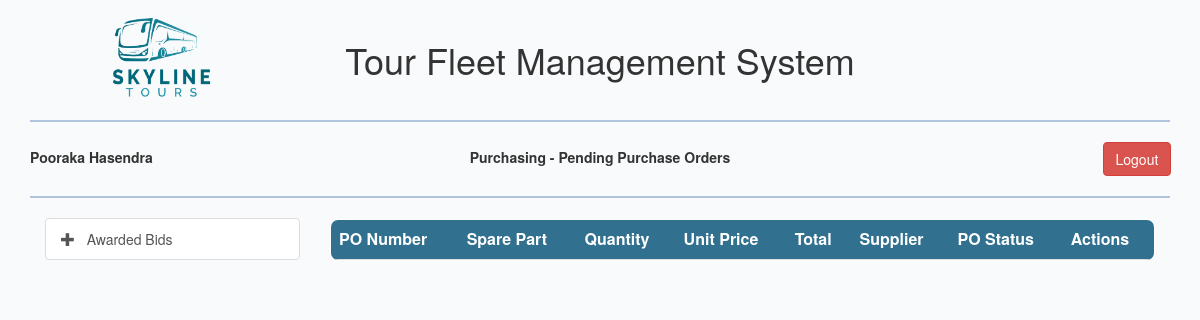
Before: /view/pending-purchase-orders.php (signed in) with the older database file.
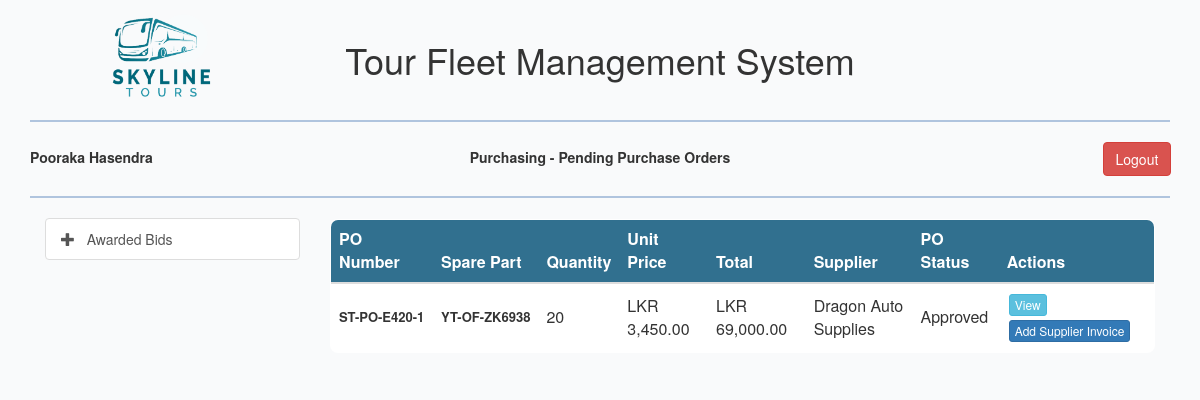
After: the same page with the newer database file.
### tables this page shows
CREATE TABLE `purchase_order` (
  `po_id` int(10) NOT NULL,
  `po_number` varchar(50) NOT NULL COMMENT 'A unique number for business reference ',
  `bid_id` int(10) NOT NULL COMMENT 'The winning bid that authorized this PO',
  `part_id` int(10) NOT NULL COMMENT 'The part being ordered',
  `quantity_ordered` int(10) NOT NULL,
  `quantity_received` int(10) NOT NULL DEFAULT 0 COMMENT 'Total quantity received so far for this PO',
  `po_unit_price` decimal(10,2) NOT NULL COMMENT 'The price per unit, captured from the winning bid',
  `total_amount` decimal(12,2) NOT NULL COMMENT 'quantity_ordered * unit_price',
  `order_date` date NOT NULL DEFAULT curdate() COMMENT 'Defaults to the current date of PO creation',
  `po_status` int(10) NOT NULL DEFAULT 1 COMMENT '-1:Rejected, 1: Generated, 2:Approved,3:Supplier Invoice Attached, 4: Partially Received, 5: Completed, 6: Paid',
  `created_by` int(10) NOT NULL,
  `created_at` datetime NOT NULL DEFAULT current_timestamp() COMMENT 'The exact date and time the PO was generated',
  `approved_by` int(10) DEFAULT NULL,
  `rejected_by` int(10) DEFAULT NULL,
  `supplier_invoice` varchar(255) DEFAULT NULL,
  `supplier_invoice_number` varchar(255) DEFAULT NULL
);

CREATE TABLE `spare_part` (
  `part_id` int(10) NOT NULL,
  `part_number` varchar(100) NOT NULL COMMENT 'Manufacturer or internal part number (Required)',
  `part_name` varchar(255) NOT NULL,
  `description` text DEFAULT NULL,
  `quantity_on_hand` int(10) NOT NULL DEFAULT 0,
  `reorder_level` int(10) NOT NULL,
  `part_status` int(10) NOT NULL DEFAULT 1
);

CREATE TABLE `supplier` (
  `supplier_id` int(10) NOT NULL,
  `supplier_name` varchar(255) NOT NULL,
  `supplier_contact` varchar(10) NOT NULL,
  `supplier_email` varchar(255) NOT NULL,
  `supplier_status` int(10) NOT NULL DEFAULT 1 COMMENT '-1=removed,0=deactivated, 1=Active '
);

### model/purchase_order_model.php (called while the page is built, shortened)
<?php
class PurchaseOrder{
    public function getPendingPO(){
        $con = $GLOBALS["con"];
        $sql = "SELECT po.*, b.*, sp.* FROM purchase_order po, bid b, spare_part sp WHERE po.bid_id=b.bid_id AND po.part_id=sp.part_id "
                . "AND po.po_status IN (1,2)";
        $result = $con->query($sql) or die($con->error);
        return $result;
    }
}

### model/sparepart_model.php (called while the page is built, shortened)
<?php
class SparePart{
    public function getSparePart($partId){
        $con = $GLOBALS["con"];
        $sql = "SELECT * FROM spare_part WHERE part_id='$partId'";
        $result = $con->query($sql) or die($con->error);
        return $result;
    }
}

### model/bid_model.php (called while the page is built, shortened)
<?php
class Bid{
    public function getBid($bidId){
        $con = $GLOBALS["con"];
        $sql = "SELECT b.*, t.*, s.* FROM bid b, tender t, supplier s WHERE b.tender_id=t.tender_id AND b.supplier_id=s.supplier_id "
                . "AND b.bid_id='$bidId'";
        $result = $con->query($sql) or die($con->error);
        return $result;
    }
}

### model/supplier_model.php (called while the page is built, shortened)
<?php
class Supplier{
    public function getSupplier($supplierId){
        $con = $GLOBALS["con"];
        $sql = "SELECT * FROM supplier WHERE supplier_id='$supplierId'";
        $result = $con->query($sql) or die($con->error);
        return $result;
    }
}

### view/pending-purchase-orders.php (the view, shortened to what this page needs)
<?php
include_once '../model/purchase_order_model.php';
include_once '../model/sparepart_model.php';
include_once '../model/bid_model.php';
include_once '../model/supplier_model.php';
$userSession=$_SESSION["user"];
$poObj = new PurchaseOrder();
$poResult = $poObj->getPendingPO();
$sparePartObj = new SparePart();
$bidObj = new Bid();
$supplierObj = new Supplier();
?>
<html lang="en">
<head>
    <link rel="stylesheet" type="text/css" href="../css/dataTables.bootstrap.min.css"/>
    <?php include_once "../includes/bootstrap_css_includes.php"?>
</head>
<body>
    <div class="container">
        <?php $pageName="Purchasing - Pending Purchase Orders" ?>
        <?php include_once "../includes/header_row_includes.php";?>
        <div class="col-md-3">
            <ul class="list-group">
                <a href="awarded-bids.php" class="list-group-item">
                    <span class="glyphicon glyphicon-plus"></span> &nbsp;
                    Awarded Bids
                </a>
            </ul>
        </div>
        <div class="col-md-9">
            <div class="row">
                <div class="col-md-6 col-md-offset-3">
                </div>
            </div>
            <div class="row">
                <div class="col-md-12">
                    <table class="table" id="pending_po">
                        <thead>
                            <tr>
                                <th>PO Number</th>
                                <th>Spare Part</th>
                                <th>Quantity</th>
                                <th>Unit Price</th>
                                <th>Total</th>
                                <th>Supplier</th>
                                <th>PO Status</th>
                                <th>Actions</th>
                            </tr>
                        </thead>
                        <tbody>
                            <?php while($poRow = $poResult->fetch_assoc()) {
                                $partId = $poRow['part_id'];
                                $sparePartResult = $sparePartObj->getSparePart($partId);
                                $sparePartRow = $sparePartResult->fetch_assoc();
                                $bidId = $poRow['bid_id'];
                                $bidResult = $bidObj->getBid($bidId);
                                $bidRow = $bidResult->fetch_assoc();
                                $supplierId = $bidRow['supplier_id'];
                                $supplierResult = $supplierObj->getSupplier($supplierId);
                                $supplierRow = $supplierResult->fetch_assoc();
                                $status = match((int)$poRow['po_status']){
                                    -1=>"Rejected",
                                    1=>"Approval Pending",
                                    2=>"Approved",
                                };
                                ?>
                            <tr>
                                <td style="white-space: nowrap;font-size:13px;font-weight: bold"><?php echo $poRow['po_number'];?></td>
                                <td style="white-space: nowrap;font-size:13px;font-weight: bold"><?php echo $sparePartRow['part_number'];?></td>
                                <td><?php echo $poRow['quantity_ordered'];?></td>
                                <td><?php echo "LKR ".number_format($poRow['po_unit_price'],2);?></td>
                                <td><?php echo "LKR ".number_format($poRow['total_amount'],2);?></td>
                                <td><?php echo $supplierRow['supplier_name'];?></td>
                                <td><?php echo $status;?></td>
                                <td>
                                    <?php if($poRow['po_status']==1){ ?>
                                    <a href="../controller/purchase_order_controller.php?status=approve_po&po_id=<?php echo base64_encode($poRow['po_id']);?>" class="btn btn-xs btn-success" style="margin:2px">
                                    Approve
                                    </a>
                                    <a href="../controller/purchase_order_controller.php?status=reject_po&po_id=<?php echo base64_encode($poRow['po_id']);?>" class="btn btn-xs btn-danger" style="margin:2px">
                                    Reject
                                    </a>
                                    <?php } elseif($poRow['po_status']==2){?>
                                    <a href="../reports/purchaseorder.php?po_id=<?php echo base64_encode($poRow['po_id']);?>" class="btn btn-xs btn-info" style="margin:2px" target="_blank">
                                    View
                                    </a>
                                    <a href="#" data-toggle="modal" onclick="getSupplierInvoice(<?php echo $poRow['po_id'];?>)" data-target="#add_supplier_po" class="btn btn-xs btn-primary" style="margin:2px">
                                    Add Supplier Invoice
                                    </a>
                                    <?php } ?>
                                </td>
                            </tr>
                            <?php }?>
                        </tbody>
                    </table>
                </div>
            </div>
        </div>
    </div>
</body>
</html>

### includes/bootstrap_css_includes.php (shortened to what this page needs)
<link rel="stylesheet" type="text/css" href="/tourfleetmanagement/bootstrap/css/bootstrap.css"/>
<link rel="stylesheet" type="text/css" href="/tourfleetmanagement/css/all.css"/>
<link rel="stylesheet" type="text/css" href="/tourfleetmanagement/css/custom.css"/>

### includes/header_row_includes.php (shortened to what this page needs)
<div class="row" >
    <div class="col-md-offset-0 col-xs-3 col-xs-offset-4  col-md-3 col-sm-offset-0 " style="text-align: center;">
        <a href="../view/dashboard.php"><img src="../images/logo.png" alt="" style="height:100px;"></a>
    </div>
    <div class="col-md-6 hidden-xs" style="text-align:center;">
        <h1>Tour Fleet Management System</h1>
    </div>
</div>
<hr style="border:1px solid lightsteelblue"/>
<div class="row">
    <div class="col-md-3 col-xs-3 col-sm-3" style="vertical-align: middle;margin-top:5px">
        <b><?php echo ucwords($userSession["user_fname"]." ".$userSession["user_lname"]); ?></b>
    </div>
    <div class="col-md-6 col-xs-6 col-sm-6" style="text-align:center;margin-top:5px">
        <b id="page_name"><?php echo $pageName; ?></b>
    </div>
    <div class="col-md-1 col-md-offset-2 col-xs-1 col-sm-offset-1 col-sm-1">
        <a href="../controller/login_controller.php?status=logout" class="btn btn-danger">Logout</a>
    </div>
</div>
<hr style="border:1px solid lightsteelblue"/>

### css/custom.css (style rules this page uses)
body { background-color: #F9FAFB; }
.table { background-color:#ffffff; border-radius: 8px; overflow: hidden; border:1px solid lightsteelblue; }
.table thead { background-color: #31708f; color:white; }
.table tbody > tr > td { vertical-align: middle; }

Changed rows visible on the page:
added purchase_order: po_number "ST-PO-E420-1", part.part_number "YT-OF-ZK6938", quantity_ordered "20", po_unit_price "3,450.00", total_amount "69,000.00", supplier.supplier_name "Dragon Auto Supplies", po_status "Approved"
